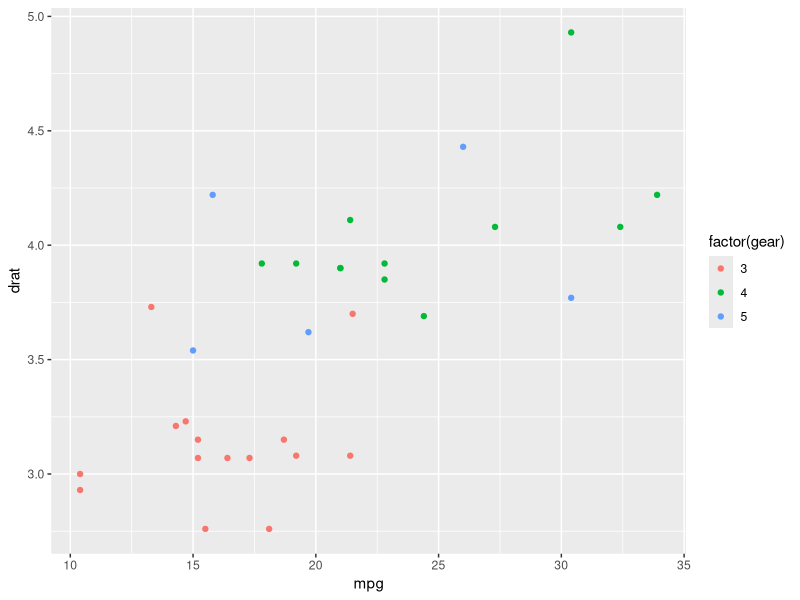
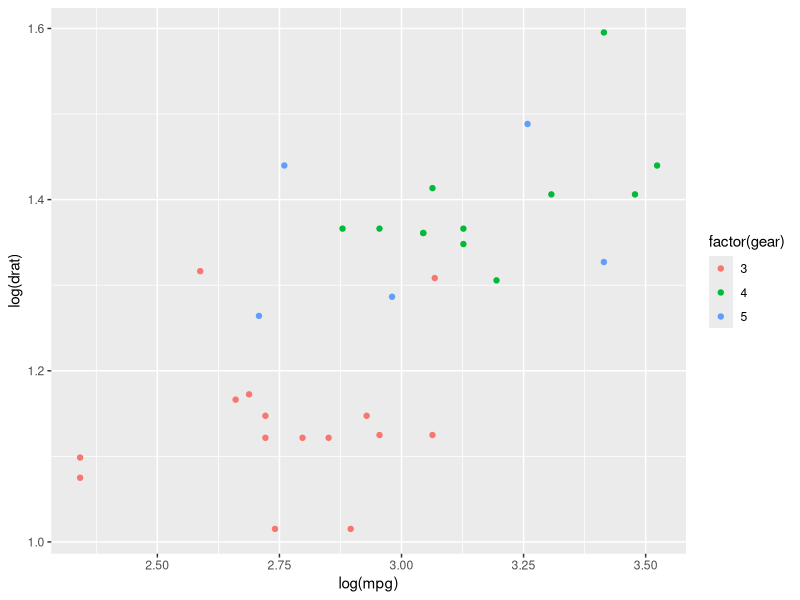
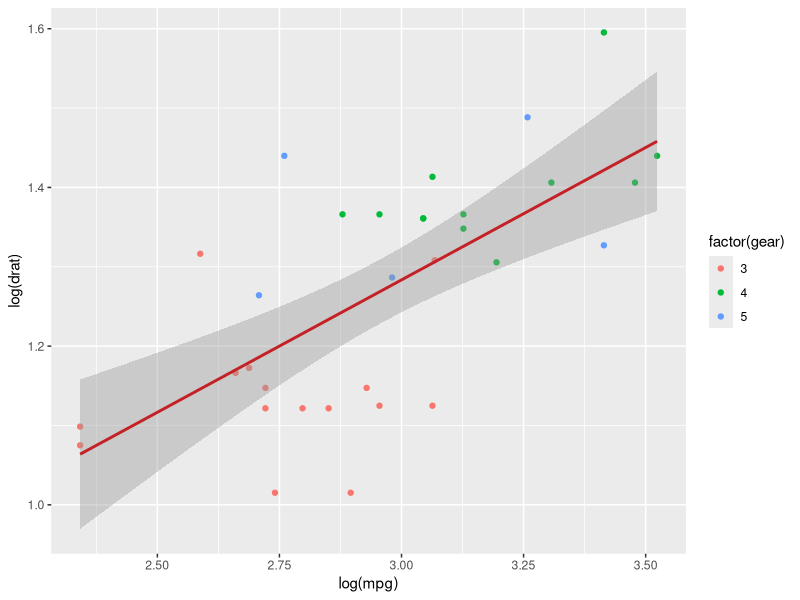
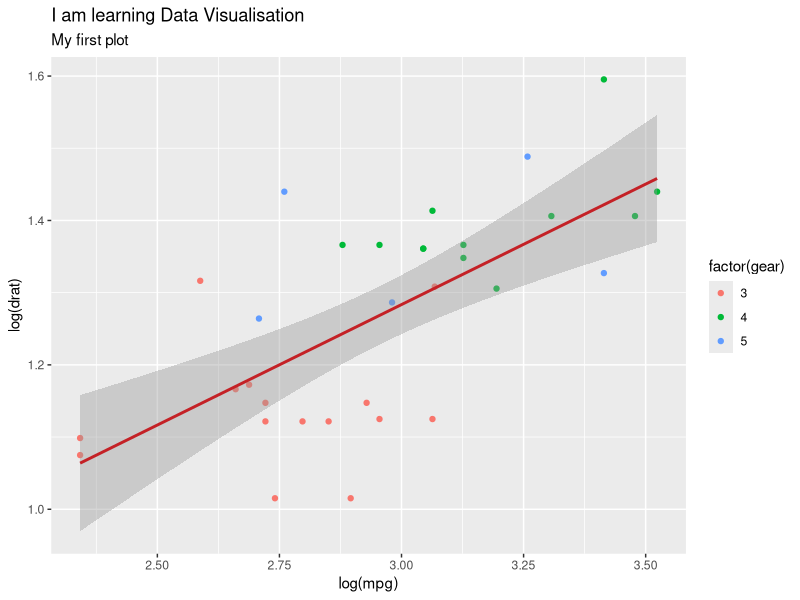
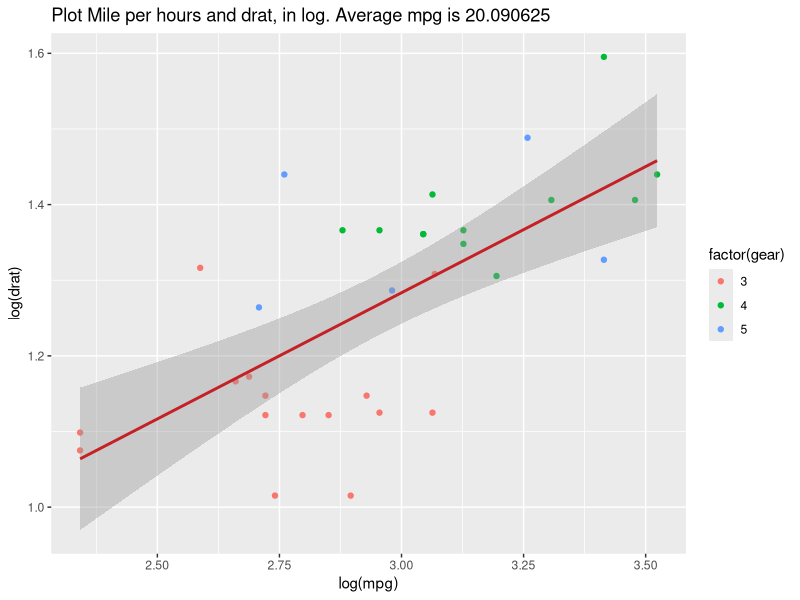
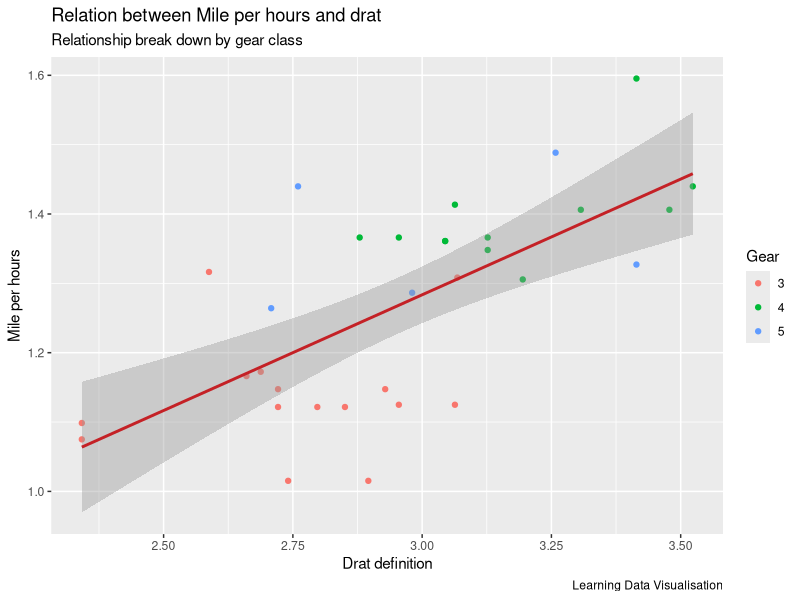
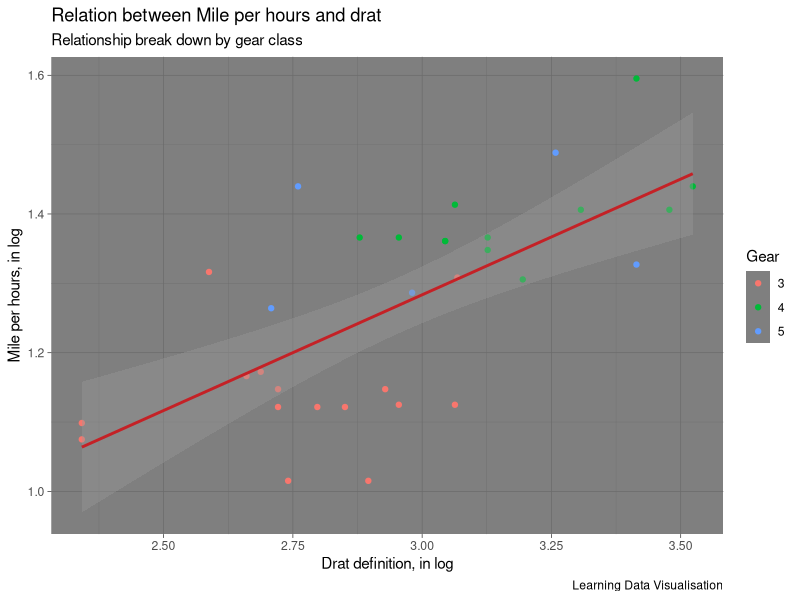
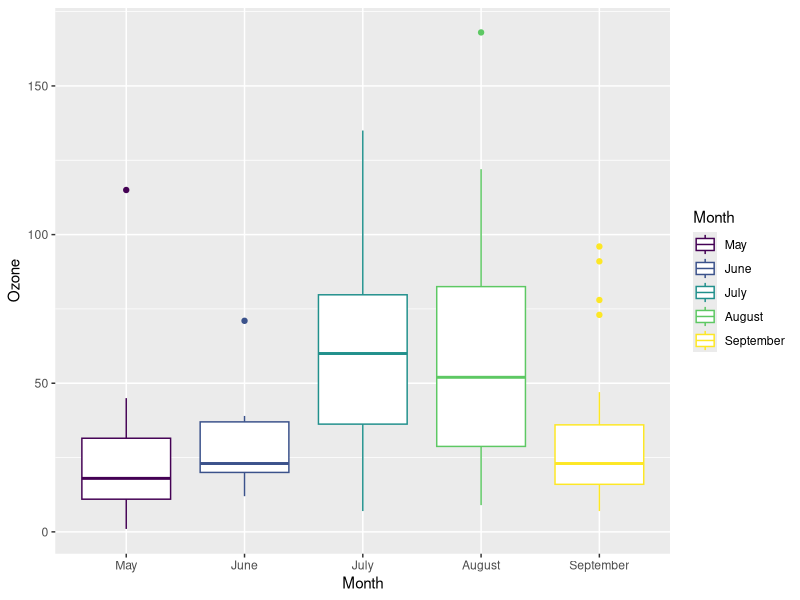

Write R code to recreate these figures, in order.
#Data Visualisation
install.packages("ggplot2")
#Scatter Plot

#ggplot2 package
#ggplot2 is very flexible, incorporates many themes and plot specification at a high level of abstraction. 

# ggplot(data, mapping=aes()) +
#   geometric object 
# 
# arguments: 
#   data: Dataset used to plot the graph
# mapping: Control the x and y-axis 
# geometric object: The type of plot you want to show. The most common object are:
#   
#   - Point: `geom_point()` 
# - Bar: `geom_bar()`
# - Line: `geom_line()` 
# - Histogram: `geom_histogram()`

#drat - rear axle ratio data


library(ggplot2)
ggplot(mtcars, aes(x = mpg, y = drat)) +
  geom_point(aes(color = factor(gear)))
View(mtcars)

ggplot(mtcars, aes(x = log(mpg), y = log(drat))) +
  geom_point(aes(color = factor(gear)))

#You can plot the fitted value of a linear regression.

my_graph <- ggplot(mtcars, aes(x = log(mpg), y = log(drat))) +
  geom_point(aes(color = factor(gear))) +
  stat_smooth(method = "lm",
              col = "#C42126",
              se = TRUE,
              size = 1)
my_graph

#You can add labels with labs()function.

# lab(title = "I am learning Data Visualisation")
# argument:
#   - title: Control the title. It is possible to change or add title with:			
#   - subtitle: Add subtitle below title			
# - caption: Add caption below the graph			
# - x: rename x-axis			
# - y: rename y-axis			
#Example:lab(title = "I am learning Data Visualisation", subtitle = "My first plot")

my_graph +
  labs(
    title = "I am learning Data Visualisation", subtitle = "My first plot"
  )

#Adding Extra Information

mean_mpg <- mean(mtcars$mpg)
my_graph + labs(
  title = paste("Plot Mile per hours and drat, in log. Average mpg is", mean_mpg)
)

#Renaming Axis
my_graph +
  labs(
    x = "Drat definition",
    y = "Mile per hours",
    color = "Gear",
    title = "Relation between Mile per hours and drat",
    subtitle = "Relationship break down by gear class",
    caption = "Learning Data Visualisation"
  )


#Themes used in Data Visualisation
# theme_bw()
# theme_light()
# theme_classis()
# theme_linedraw()
# theme_dark()
# theme_minimal()
# theme_gray()
# theme_void()

my_graph +
  theme_dark() +
  labs(
    x = "Drat definition, in log",
    y = "Mile per hours, in log",
    color = "Gear",
    title = "Relation between Mile per hours and drat",
    subtitle = "Relationship break down by gear class",
    caption = "Learning Data Visualisation"
  )
#Working Directory Check
directory <-getwd()
directory

#Saving the Graph
ggsave("my_first_Scatter_plot.png")



######Box Plot#######
##Box plot helps to visualize the distribution of the data by quartile and detect the presence of outliers##

library(dplyr)
library(ggplot2)
# Step 1
data_air <- airquality %>%
  
  #Step 2
  select(-c(Solar.R, Temp)) %>%
  
  #Step 3
  mutate(Month = factor(Month, order = TRUE, labels = c("May", "June", "July", "August", "September")), 
         
         #Step 4 
         day_cat = factor(ifelse(Day < 10, "Begin", ifelse(Day < 20, "Middle", "End"))))


glimpse(data_air)

#Removing NA
data_air_nona <-data_air %>% na.omit()	

# Create a Box Plot
box_plot <- ggplot(data_air_nona, aes(x = Month, y = Ozone , color = Month))
# Add the geometric object box plot
box_plot +
  geom_boxplot()

#If want to flip the side
box_plot +
  geom_boxplot()+
  coord_flip()


#Checking Outliers

box_plot +
  geom_boxplot(outlier.colour = "red",
               outlier.shape = 2,
               outlier.size = 3) +
  theme_classic()


#Plot Mean in Box Plot
box_plot +
  geom_boxplot() +
  stat_summary(fun.y = mean,
               geom = "point",
               size = 3,
               color = "steelblue") +
  theme_classic()



#Bar Chart
# ggplot(data, mapping = aes()) +
#   geometric object 
# 
# arguments: 
#   data: dataset used to plot the graph 
# mapping: Control the x and y-axis 
# geometric object: The type of plot you want to show. The most common objects are:
#   
#   - Point: `geom_point()`
# - Bar: `geom_bar()`
# - Line: `geom_line()`
# - Histogram: `geom_histogram()` 

library(ggplot2)
# Most basic bar chart
ggplot(mtcars, aes(factor(cyl),
                   fill = factor(cyl))) +
  geom_bar()
#to see all the colors available in R. There are around 650 colors.
grDevices::colors()	


#Add a group in the bars
library(dplyr)
# Step 1
data <- mtcars %>% 
  #Step 2
  mutate(am = factor(am, labels = c("auto", "man")),
         cyl = factor(cyl))


ggplot(data, aes(x = cyl, fill = am)) +
  geom_bar() +
  theme_classic()

##Side By Side Bar

# Bar chart side by side
ggplot(data, aes(x = cyl, fill = am)) +
  geom_bar(position = position_dodge()) +
  theme_classic()